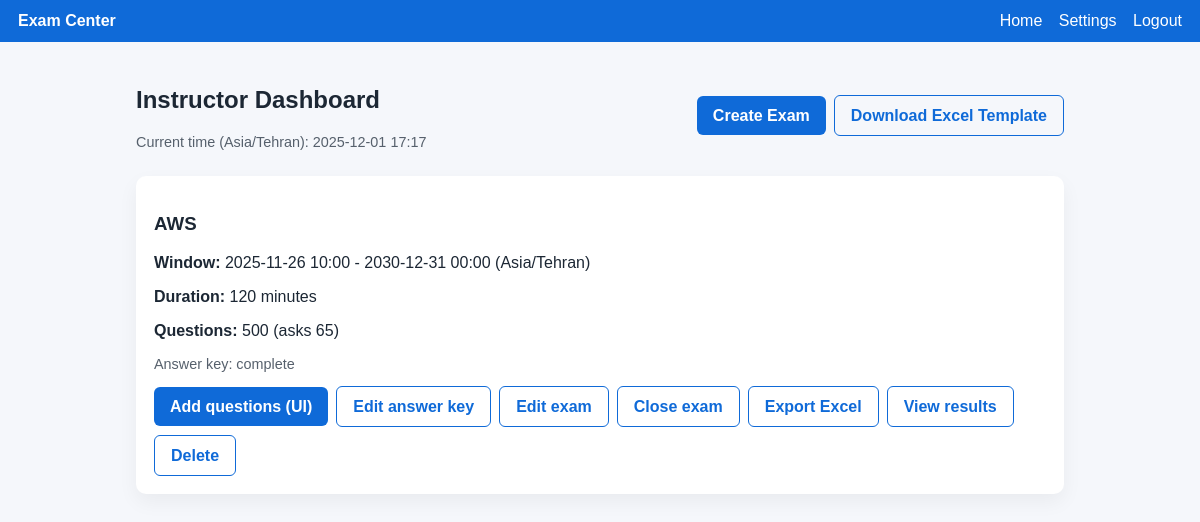
Screenshot of /instructor (signed in) with the database file from the repository.
### app/models/__init__.py (models this page shows, shortened)
class User(db.Model):
    id = db.Column(db.Integer, primary_key=True)
    username = db.Column(db.String(80), unique=True, nullable=False)
    password_hash = db.Column(db.String(256), nullable=False)
    role = db.Column(db.String(20), nullable=False)  # instructor or student
    full_name = db.Column(db.String(120))
    tenant_id = db.Column(db.Integer, db.ForeignKey("tenant.id"), nullable=False)
    tenant = db.relationship("Tenant")
    instructor_id = db.Column(db.Integer, db.ForeignKey("user.id"))
    instructor = db.relationship("User", remote_side=[id], backref="students", foreign_keys=[instructor_id])
    timezone = db.Column(db.String(64))

class Exam(db.Model):
    id = db.Column(db.Integer, primary_key=True)
    title = db.Column(db.String(200), nullable=False)
    description = db.Column(db.Text)
    start_at = db.Column(db.DateTime, nullable=False)
    end_at = db.Column(db.DateTime, nullable=False)
    duration_minutes = db.Column(db.Integer, nullable=False)
    created_by = db.Column(db.Integer, db.ForeignKey("user.id"), nullable=False)
    tenant_id = db.Column(db.Integer, db.ForeignKey("tenant.id"), nullable=False)
    tenant = db.relationship("Tenant")
    creator = db.relationship("User", foreign_keys=[created_by])
    timezone = db.Column(db.String(64), nullable=False, default="UTC")
    deleted_at = db.Column(db.DateTime)
    question_limit = db.Column(db.Integer)
    is_closed = db.Column(db.Boolean, default=False)
    closed_at = db.Column(db.DateTime)
    questions = db.relationship("Question", backref="exam", cascade="all, delete-orphan")
    def has_answer_key(self) -> bool:
        return bool(self.questions) and all(any(choice.is_correct for choice in q.choices) for q in self.questions)

### app/controllers/instructor.py (the view)
@bp.route("/instructor")
@login_required(role="instructor")
def instructor_dashboard():
    user = get_current_user()
    if user.role == "admin":
        return redirect(url_for("admin.admin_dashboard"))
    user_tz = user.timezone or "UTC"
    now_utc = datetime.now(timezone.utc)
    now_local = to_local(now_utc, user_tz)
    exams_raw = (
        Exam.query.filter_by(tenant_id=user.tenant_id, created_by=user.id)
        .filter(Exam.deleted_at.is_(None))
        .order_by(Exam.start_at.desc())
        .all()
    )
    exams = []
    for ex in exams_raw:
        start_local = fmt_dt(to_local(ex.start_at if ex.start_at.tzinfo else ex.start_at.replace(tzinfo=timezone.utc), user_tz))
        end_local = fmt_dt(to_local(ex.end_at if ex.end_at.tzinfo else ex.end_at.replace(tzinfo=timezone.utc), user_tz))
        exams.append({"obj": ex, "start_local": start_local, "end_local": end_local})
    return render_template("instructor_dashboard.html", exams=exams, now=now_local, user_timezone=user_tz)

### app/controllers/core.py (called while the page is built)
@bp.before_app_request
def log_access():
    if request.path.startswith("/static"):
        return
    user = get_current_user()
    tenant_id = user.tenant_id if user else None
    ip = request.headers.get("X-Forwarded-For", request.remote_addr)
    try:
        entry = AccessLog(
            ip=ip,
            path=request.path[:400],
            method=request.method,
            user_agent=(request.headers.get("User-Agent") or "")[:400],
            user_id=user.id if user else None,
            tenant_id=tenant_id,
        )
        db.session.add(entry)
        db.session.commit()
    except Exception:
        db.session.rollback()

### app/services/timezone.py (called while the page is built)
def to_local(dt: datetime | None, tz_name: str) -> datetime | None:
    if not dt:
        return dt
    try:
        tz = ZoneInfo(tz_name)
    except Exception:  # pragma: no cover
        tz = timezone.utc
    if dt.tzinfo is None:
        dt = dt.replace(tzinfo=timezone.utc)
    return dt.astimezone(tz)

def fmt_dt(dt: datetime | None) -> str:
    if not dt:
        return ""
    return dt.strftime("%Y-%m-%d %H:%M")

### app/utils/auth.py (called while the page is built)
def get_current_user():
    uid = session.get("user_id")
    if not uid:
        return None
    return db.session.get(User, uid)

def login_required(role=None):
    def decorator(func):
        @wraps(func)
        def wrapper(*args, **kwargs):
            user = get_current_user()
            if not user:
                flash("Please log in first.")
                return redirect(url_for("auth.login"))
            if role:
                allowed = {role} if isinstance(role, str) else set(role)
                if user.role != "admin" and user.role not in allowed:
                    abort(403)
            return func(*args, **kwargs)
        return wrapper
    return decorator

### templates/instructor_dashboard.html (shortened to what this page needs)
{% extends "layout.html" %}
{% block content %}
<div class="toolbar">
  <div>
    <h2>Instructor Dashboard</h2>
    <p class="hint">Current time ({{ user_timezone }}): {{ now.strftime("%Y-%m-%d %H:%M") }}</p>
  </div>
  <div class="actions">
    <a class="btn" href="{{ url_for('instructor.create_exam') }}">Create Exam</a>
    <a class="btn ghost" href="{{ url_for('instructor.excel_template') }}">Download Excel Template</a>
  </div>
</div>
{% if exams %}
  <div class="grid">
    {% for item in exams %}
      {% set exam = item.obj %}
      <article class="card">
        <h3>{{ exam.title }}</h3>
        <p dir="ltr"><strong>Window:</strong> {{ item.start_local }} - {{ item.end_local }} ({{ user_timezone }})</p>
        <p><strong>Duration:</strong> {{ exam.duration_minutes }} minutes</p>
        <p><strong>Questions:</strong> {{ exam.questions|length }}{% if exam.question_limit %} (asks {{ exam.question_limit }}){% endif %}</p>
        {% if exam.has_answer_key() %}
          <p class="hint">Answer key: complete</p>
        {% else %}
          <p class="hint">Answer key: missing selections</p>
        {% endif %}
        <div class="actions">
          <a class="btn" href="{{ url_for('instructor.add_question', exam_id=exam.id) }}">Add questions (UI)</a>
          <a class="btn ghost" href="{{ url_for('instructor.answer_key', exam_id=exam.id) }}">Edit answer key</a>
          <a class="btn ghost" href="{{ url_for('instructor.edit_exam', exam_id=exam.id) }}">Edit exam</a>
          <form method="post" action="{{ url_for('instructor.toggle_close_exam', exam_id=exam.id) }}" style="display:inline;">
            <button type="submit" class="btn ghost">{{ "Reopen" if exam.is_closed else "Close" }} exam</button>
          </form>
          <a class="btn ghost" href="{{ url_for('instructor.export_exam', exam_id=exam.id) }}">Export Excel</a>
          <a class="btn ghost" href="{{ url_for('instructor.instructor_exam_results', exam_id=exam.id) }}">View results</a>
          <form method="post" action="{{ url_for('instructor.delete_exam', exam_id=exam.id) }}" onsubmit="return confirm('Delete this exam?');" style="display:inline;">
            <button type="submit" class="btn ghost">Delete</button>
          </form>
        </div>
      </article>
    {% endfor %}
  </div>
{% else %}
  <p>No exams yet. Create one to get started.</p>
{% endif %}
{% endblock %}

### static/style.css (style rules this page uses)
* { box-sizing: border-box; }
body { font-family: Arial, sans-serif; margin: 0; background: #f5f7fb; color: #1c2734; }
a { color: #0f6ad8; text-decoration: none; }
.card { background: #fff; border-radius: 10px; padding: 18px; box-shadow: 0 8px 20px rgba(0,0,0,0.05); margin-bottom: 16px; }
.toolbar { display: flex; justify-content: space-between; align-items: center; margin-bottom: 12px; gap: 8px; flex-wrap: wrap; }
button, .btn { display: inline-block; padding: 10px 16px; border: none; border-radius: 6px; background: #0f6ad8; color: #fff; cursor: pointer; font-weight: 700; font-family: inherit; font-size: 1em; line-height: 1.2; text-decoration: none; }
button.ghost, .btn.ghost { background: transparent; color: #0f6ad8; border: 1px solid #0f6ad8; }
.hint { color: #56606c; font-size: 0.9em; }
.grid { display: grid; grid-template-columns: repeat(auto-fit, minmax(260px, 1fr)); gap: 12px; }
.actions { display: flex; gap: 8px; justify-content: flex-end; align-items: center; flex-wrap: wrap; }
.toolbar .actions { justify-content: flex-end; flex-wrap: wrap; }
.card .actions { justify-content: flex-start; }
.actions form { margin: 0; display: inline-flex; }
.ghost { background: transparent; }

### rows the page displays
User: timezone "Asia/Tehran", exams "Asia/Tehran"
Exam: title "AWS", duration_minutes "120", question_limit "65", is_closed "Close"

### other values shown
{{ now.strftime("%Y-%m-%d %H:%M") }} "2025-12-01 17:17"
{{ item.start_local }} "2025-11-26 10:00"
{{ item.end_local }} "2030-12-31 00:00"
{{ exam.questions|length }} "500"
